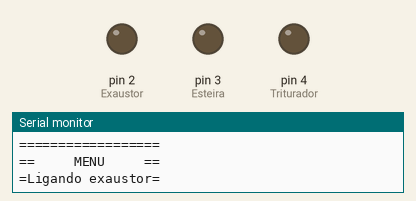
Recording of a sketch running on a simulated Arduino Uno, built with avr-gcc and run on an emulated ATmega328P. On the bench: output pins drawn as LEDs (lit = HIGH), the last lines printed to the serial monitor.

Above: at 0.1 s.
At 4.1 s:
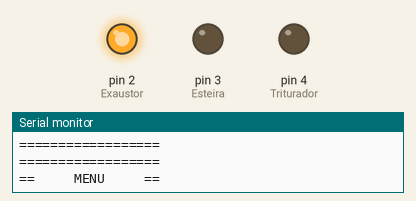
At 73.1 s:
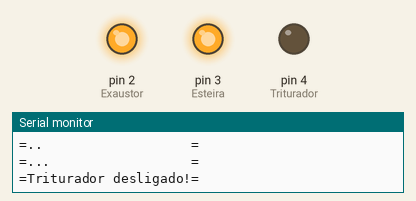
At 125.9 s:
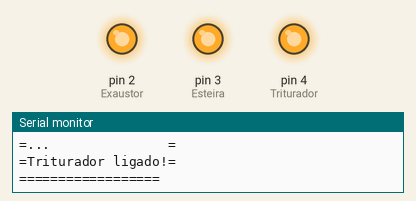
Timing chart, 0 to 130.0 s (numbered marks = the images above):
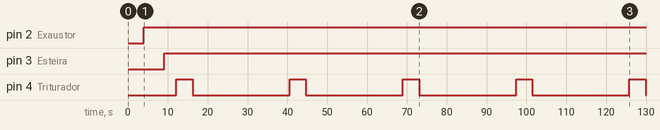

Measured:
- by itself, pin 2 (Exaustor): LOW → HIGH at 4.0 s
- by itself, pin 3 (Esteira): LOW → HIGH at 9.1 s
- by itself, pin 4 (Triturador): alternates HIGH for 4.1 s and LOW for 24.3 s

The sketch:

code.ino
```cpp
/*
	Projeto: Projeto Desenvolvimento de sistema de informações
    Cliente: SENAI-Timbó
    Projetista: William Colasso Pereira
    Data: 26/06/2024

    Resumo: Projeto aprendendo a usar o monitor Serial.
    		Fazendo uma pequena abstração de um situação real.

*/

//Definição de constantes

#define Exaustor 2 					//Define o led na porta especificada
#define Esteira 3					//Define o led na porta especificada
#define Triturador 4				//Define o led na porta especificada
#define Espaco 5 					//Define um espaço padrão entre os menus


void setup(){					//Inicializa o sistema
	pinMode(Exaustor, OUTPUT);	//Inicializa o LED como saída
  pinMode(Esteira, OUTPUT);	//Inicializa o LED como saída
  pinMode(Triturador, OUTPUT);	//Inicializa o LED como saída
  	Serial.begin(9600);			//Define Monitor Serial com uma taxa especificada em bps
}

void loop(){							//Programação em loop
  Serial.println("==================");	//Inicio do banner
  Serial.println("==     MENU     ==");	//Inicio do banner
  Serial.println("=Ligando exaustor=");	//Imprime na tela
  delay(1333);							//Espera uma certa quantida de milissegundos
  Serial.println("=.               =");	//Meio do Banner
  delay(1333);							//Espera uma certa quantida de milissegundos
  Serial.println("=..              =");	//Meio do Banner
  delay(1333);							//Espera uma certa quantida de milissegundos
  Serial.println("=...             =");	//Meio do Banner
  digitalWrite(Exaustor,HIGH);			//Liga o exaustor
  Serial.println("=Exaustor ligado!=");	//Imprime na tela e pula a linha
  Serial.println("==================");	//Final do banner

  pular(Espaco);


  Serial.println("==================");	//Inicio do banner
  Serial.println("==     MENU     ==");	//Inicio do banner
  Serial.println("=Ligando esteira =");	//Imprime na tela
  delay(1666);							//Espera uma certa quantida de milissegundos
  Serial.println("=.               =");	//Meio do Banner
  delay(1666);							//Espera uma certa quantida de milissegundos
  Serial.println("=..              =");	//Meio do Banner
  delay(1666);							//Espera uma certa quantida de milissegundos
  Serial.println("=...             =");	//Meio do Banner
  digitalWrite(Esteira,HIGH);			//Liga o exaustor
  Serial.println("=Esteira ligada !=");	//Imprime na tela e pula a linha


  pular(Espaco);

  Serial.println("====================");	//Inicio do banner
  Serial.println("==       MENU     ==");	//Inicio do banner
  Serial.println("=Ligando Triturador=");	//Imprime na tela
  delay(1000);								//Espera uma certa quantida de milissegundos
  Serial.println("=.                 =");	//Meio do Banner
  delay(1000);								//Espera uma certa quantida de milissegundos
  Serial.println("=..                =");	//Meio do Banner
  delay(1000);								//Espera uma certa quantida de milissegundos
  Serial.println("=...               =");	//Meio do Banner
  digitalWrite(Triturador,HIGH);			//Liga o exaustor
  Serial.println("=Triturador ligado!=");	//Imprime na tela e pula a linha
  Serial.println("==================");		//Final do banner

  pular(Espaco);								//Chama a função para pular linhas

  Serial.println("=======================");//Inicio do banner
  Serial.println("==        MENU       ==");//Inicio do banner
  Serial.println("=Desligando Triturador=");//Imprime na tela
  delay(1333);								//Espera uma certa quantida de milissegundos
  Serial.println("=.                    =");//Meio do Banner
  delay(1333);								//Espera uma certa quantida de milissegundos
  Serial.println("=..                   =");//Meio do Banner
  delay(1333);								//Espera uma certa quantida de milissegundos
  Serial.println("=...                  =");//Meio do Banner
  digitalWrite(Triturador,LOW);				//Liga o exaustor
  Serial.println("=Triturador desligado!=");//Imprime na tela e pula a linha
  Serial.println("==================");		//Final do banner

  pular(Espaco);								//Chama a função para pular linhas

  Serial.println("=====================");	//Inicio do banner
  Serial.println("==     MENU        ==");	//Inicio do banner
  Serial.println("=Desligando esteira =");	//Imprime na tela
  delay(666);								//Espera uma certa quantida de milissegundos
  Serial.println("=.                  =");	//Meio do Banner
  delay(666);								//Espera uma certa quantida de milissegundos
  Serial.println("=..                 =");	//Meio do Banner
  delay(666);								//Espera uma certa quantida de milissegundos
  Serial.println("=...                =");	//Meio do Banner
  digitalWrite(Esteira,HIGH);				//Liga o exaustor
  Serial.println("=Esteira Desligada !=");	//Imprime na tela e pula a linha

  pular(Espaco);								//Chama a função para pular linhas

  Serial.println("=====================");	//Inicio do banner
  Serial.println("==       MENU      ==");	//Inicio do banner
  Serial.println("=Desligando exaustor=");	//Imprime na tela
  delay(3333);								//Espera uma certa quantida de milissegundos
  Serial.println("=.                  =");	//Meio do Banner
  delay(3333);								//Espera uma certa quantida de milissegundos
  Serial.println("=..                 =");	//Meio do Banner
  delay(3333);								//Espera uma certa quantida de milissegundos
  Serial.println("=...                =");	//Meio do Banner
  digitalWrite(Exaustor,HIGH);				//Liga o exaustor
  Serial.println("=Exaustor desligado!=");	//Imprime na tela e pula a linha
  Serial.println("==================");		//Final do banner
  Serial.print("FIM!");						//Imprime o fim do programa

  pular(Espaco);								//Chama a função para pular linhas


}


void pular(int quantidade){			//Função para pular linhas

  for(int i =0;i<quantidade;i++){	//Loop for, para repetir a quantidade especificada
    Serial.println("");				//Imprime uma linha em branco
  }
}

//Fim da programação
```
